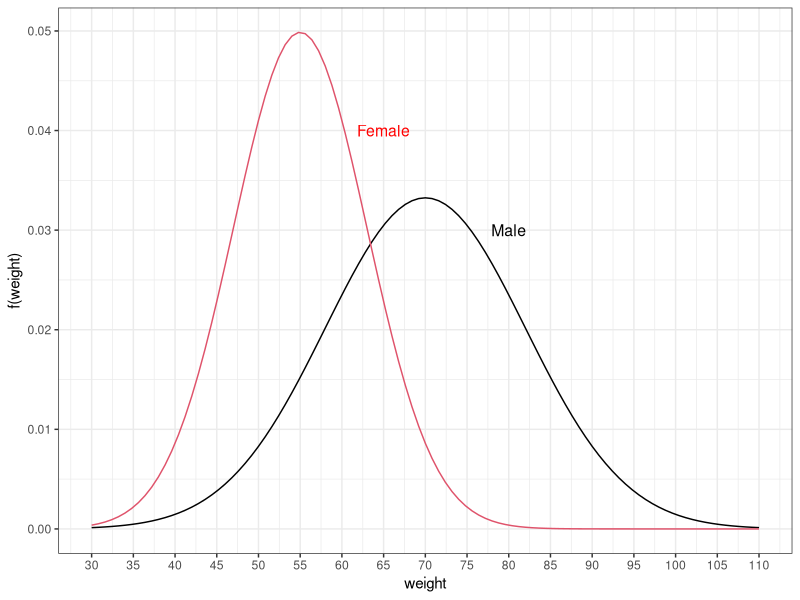
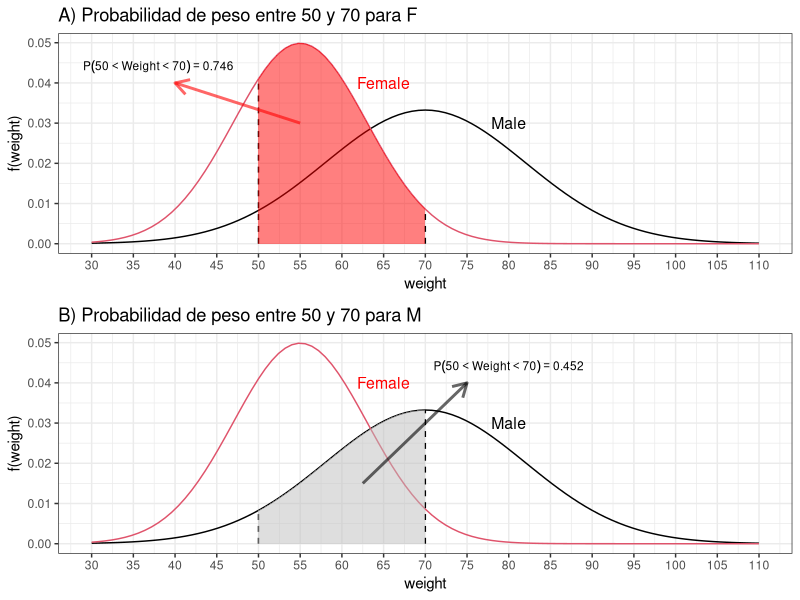
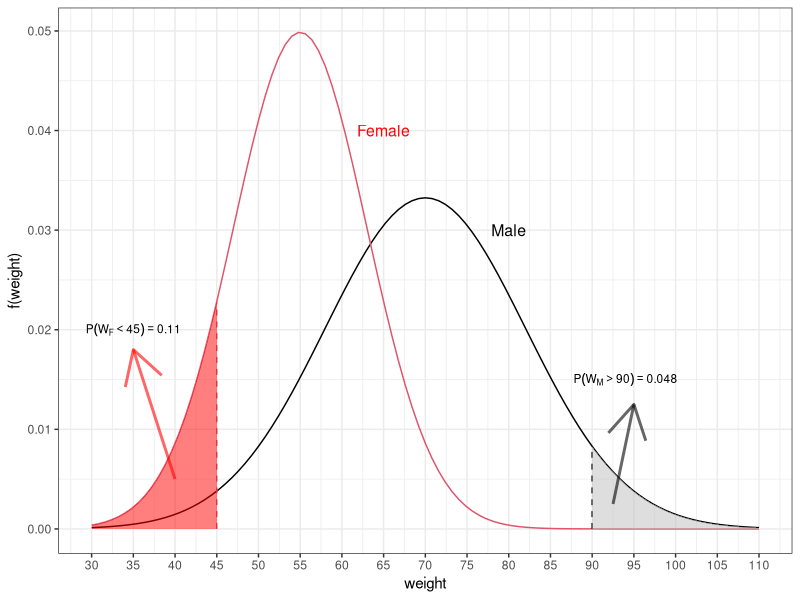
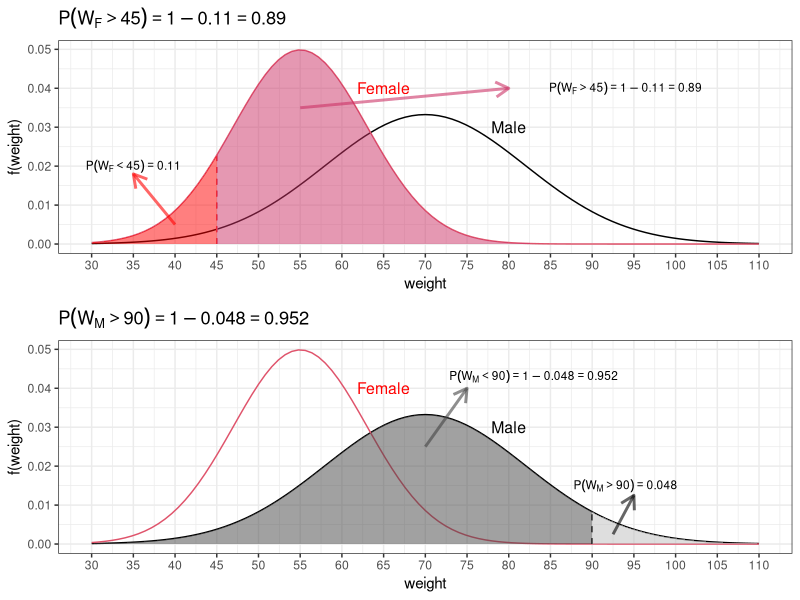
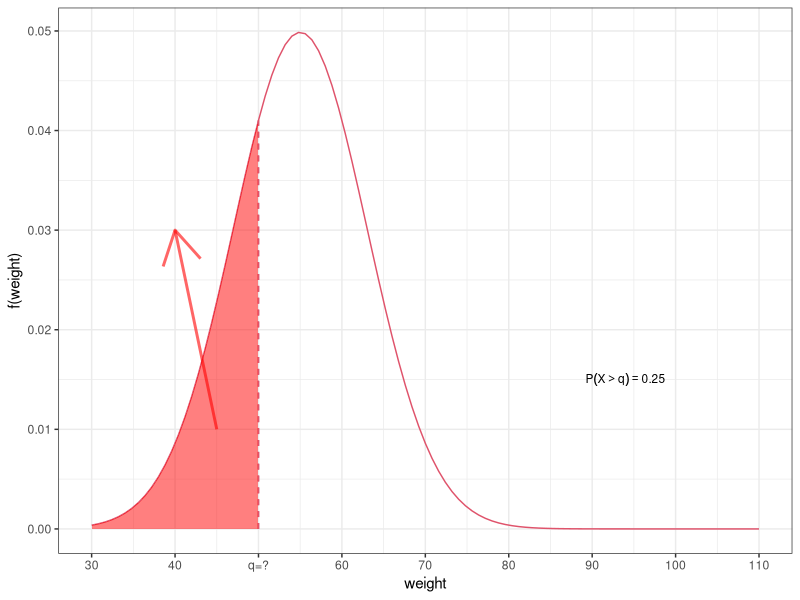

The R script that drew these images, in order: (Note: this script raises an error after producing the figures.)
## ---- chunk 1
library(datasets)
library(tidyverse)
library(kableExtra)
library(knitr)
library(MASS)
library(boot)
library(carData)   

set.seed(150)
## ---- chunk 2
mf<-55
mm<-70
sdf<-8
sdm<-12
weight_lim<-c(30, 110)
p1<-ggplot(data = data.frame(weight = weight_lim), aes(weight)) +
  stat_function(fun = dnorm, n = 101, args = list(mean = mm, sd = sdm),color=1) +
  stat_function(fun = dnorm, n = 101, args = list(mean = mf, sd = sdf),color=2) +
  ylab("f(weight)") + scale_x_continuous(breaks=seq(weight_lim[1],weight_lim[2], by=5)) + 
  annotate("text", x = c(65,80), y = c(.04,.03), 
           label = c("Female","Male") , size=4 , 
           color=c("red","black"))+
  theme_bw()
p1
## ---- chunk 3
xrange<-c(50,70)
p11<-p1+geom_segment(aes(x=xrange,xend=xrange,y=0,yend=dnorm(c(50,70),mf,sdf)),linetype=2)+
  stat_function(fun = dnorm, args = list(mean = mf,sd=sdf),
                xlim =xrange,
                geom = "area",fill="red",alpha=0.5)+
  annotate("segment", x = c(55), xend = c(40), 
           y = c(0.03), yend = c(.04), colour = "red", size=1, alpha=0.6, arrow=arrow(length = unit(0.07, "npc")))+
  annotate("text", x = 38, y = .044, 
           label = "P(list(50 <Weight)<70)==0.746",parse=T , size=3 , fontface="bold")+
  ggtitle("A) Probabilidad de peso entre 50 y 70 para F")
p12<-p1+geom_segment(aes(x=xrange,xend=xrange,y=0,yend=dnorm(xrange,mm,sdm)),linetype=2)+
  stat_function(fun = dnorm, args = list(mean = mm,sd=sdm),
                xlim =xrange,
                geom = "area",fill="grey",alpha=0.5)+
  annotate("segment", x = c(62.5), xend = c(75), 
           y = c(0.015), yend = c(.04), colour = "black", size=1, alpha=0.6, arrow=arrow(length = unit(0.07, "npc")))+
  annotate("text", x = 80, y = .044, 
           label = "P(list(50 <Weight)<70)==0.452",parse=T , size=3 , fontface="bold")+
  ggtitle("B) Probabilidad de peso entre 50 y 70 para M")
gridExtra::grid.arrange(grobs =list(p11,p12),nrow=2,ncol=1)
## ---- chunk 4
xrange<-c(45,90)
p11<-p1+geom_segment(aes(x=xrange,xend=xrange,y=c(0,0),yend=c(dnorm(xrange[1],mf,sdf),dnorm(xrange[2],mm,sdm))),linetype=2,col=2:1)+
  stat_function(fun = dnorm, args = list(mean = mf,sd=sdf),
                xlim = c(weight_lim[1],xrange[1]),
                geom = "area",fill="red",alpha=0.5)+
  stat_function(fun = dnorm, args = list(mean = mm,sd=sdm),
                xlim = c(xrange[2],weight_lim[2]),
                geom = "area",fill="grey",alpha=0.5)+
  annotate("segment", x = c(40), xend = c(35), 
           y = c(0.005), yend = c(.018), colour = "red", size=1, alpha=0.6, arrow=arrow(length = unit(0.07, "npc")))+
  annotate("segment", x = c(92.5), xend = c(95), 
           y = c(0.0025), yend = c(.0125), colour = "black", size=1, alpha=0.6, arrow=arrow(length = unit(0.07, "npc")))+
  annotate("text", x = 35, y = .02, 
           label = "P(W[F]<45)==0.11",parse=T , size=3 , fontface="bold")+
  annotate("text", x = 94, y = .015, 
           label = "P(W[M]>90)==0.048",parse=T , size=3 , fontface="bold")
p11
## ---- chunk 5
p11<-p1+geom_segment(aes(x=xrange[1],xend=xrange[1],y=c(0),yend=c(dnorm(xrange[1],mf,sdf))),linetype=2,col=2)+
  stat_function(fun = dnorm, args = list(mean = mf,sd=sdf),
                xlim = c(weight_lim[1],xrange[1]),
                geom = "area",fill="red",alpha=0.5)+
  stat_function(fun = dnorm, args = list(mean = mf,sd=sdf),
                xlim = c(xrange[1],weight_lim[2]),
                geom = "area",fill="#CC3366",alpha=0.5)+
  annotate("segment", x = c(40), xend = c(35), 
           y = c(0.005), yend = c(.018), colour = "red", size=1, alpha=0.6, arrow=arrow(length = unit(0.07, "npc")))+
  annotate("segment", x = c(55), xend = c(80), 
           y = c(.035), yend = c(.04), colour = "#CC3366", size=1, alpha=0.6, arrow=arrow(length = unit(0.07, "npc")))+
  annotate("text", x = 35, y = .02, 
           label = "P(W[F]<45)==0.11",parse=T , size=3 , fontface="bold")+
  annotate("text", x = 94, y = .04, 
           label = "list(P(W[F]>45)==1-0.11)==0.89",parse=T , size=3 , fontface="bold")+
  ggtitle(expression(list(P(W[F]>45)==1-0.11)==0.89))
p12<-p1+geom_segment(aes(x=xrange[2],xend=xrange[2],y=c(0),yend=c(dnorm(xrange[2],mm,sdm))),linetype=2,col=1)+
  stat_function(fun = dnorm, args = list(mean = mm,sd=sdm),
                xlim = c(weight_lim[2],xrange[2]),
                geom = "area",fill="grey",alpha=0.5)+
  stat_function(fun = dnorm, args = list(mean = mm,sd=sdm),
                xlim = c(weight_lim[1],xrange[2]),
                geom = "area",fill="#444444",alpha=0.5)+
  annotate("segment", x = c(92.5), xend = c(95), 
           y = c(0.0025), yend = c(.0125), colour = "black", size=1, alpha=0.6, arrow=arrow(length = unit(0.07, "npc")))+
  annotate("segment", x = c(70), xend = c(75), 
           y = c(.025), yend = c(.04), colour = "#444444", size=1, alpha=0.6, arrow=arrow(length = unit(0.07, "npc")))+
  annotate("text", x = 94, y = .015, 
           label = "P(W[M]>90)==0.048",parse=T , size=3 , fontface="bold")+
  annotate("text", x = 83, y = .043, 
           label = "list(P(W[M]<90)==1-0.048)==0.952",parse=T , size=3 , fontface="bold")+
  ggtitle(expression(list(P(W[M]>90)==1-0.048)==0.952))
gridExtra::grid.arrange(grobs =list(p11,p12),nrow=2,ncol=1)
## ---- chunk 6
xlabels <- c("30","40","q=?","60","70","80","90","100","110")
pf<-ggplot(data = data.frame(weight = weight_lim), aes(weight)) +
  stat_function(fun = dnorm, n = 101, args = list(mean = mf, sd = sdf),color=2) +
  geom_segment(aes(x=50,xend=50,y=c(0),yend=c(dnorm(50,mf,sdf))),linetype=2,col=2)+
  stat_function(fun = dnorm, args = list(mean = mf,sd=sdf),
                xlim = c(weight_lim[1],50),
                geom = "area",fill="red",alpha=0.5)+
  ylab("f(weight)") + scale_x_continuous(breaks=seq(weight_lim[1],weight_lim[2], by=10),
                                         labels= xlabels) + 
  annotate("segment", x = c(45), xend = c(40), 
           y = c(0.01), yend = c(.03), colour = "red", size=1, alpha=0.6, arrow=arrow(length = unit(0.07, "npc")))+
  annotate("text", x = 94, y = .015, 
           label = "P(X>q)==0.25",parse=T , size=3 , fontface="bold")+
  theme_bw()
pf
## ---- chunk 7
xlabels <- c(
  ~ "-5.000",
  ~ "-2.042",
  ~ "0",
  ~ list(q[0.95]==0.025),
  ~ "5.000"
)
pf<-ggplot(data = data.frame(weight = weight_lim), aes(weight)) +
  stat_function(fun = dnorm, n = 101, args = list(mean = mf, sd = sdf),color=2) +
  geom_segment(aes(x=50,xend=50,y=c(0),yend=c(dnorm(50,mf,sdf))),linetype=2,col=2)+
  stat_function(fun = dnorm, args = list(mean = mf,sd=sdf),
                xlim = c(weight_lim[1],50),
                geom = "area",fill="red",alpha=0.5)+
  ylab("f(weight)") + scale_x_continuous("t", seq(weight_lim[1],weight_lim[2], length.out = 5), 
                     limits=weight_lim, 
                     labels= xlabels) + 
  theme_bw()
pf
